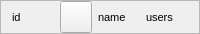
<?xml version="1.0" encoding="UTF-8"?>
<ui version="4.0">
 <class>cPadInfoView</class>
 <widget class="QFrame" name="cPadInfoView">
  <property name="geometry">
   <rect>
    <x>0</x>
    <y>0</y>
    <width>200</width>
    <height>34</height>
   </rect>
  </property>
  <property name="sizePolicy">
   <sizepolicy hsizetype="Preferred" vsizetype="Minimum">
    <horstretch>0</horstretch>
    <verstretch>0</verstretch>
   </sizepolicy>
  </property>
  <property name="minimumSize">
   <size>
    <width>200</width>
    <height>34</height>
   </size>
  </property>
  <property name="maximumSize">
   <size>
    <width>200</width>
    <height>34</height>
   </size>
  </property>
  <property name="font">
   <font>
    <pointsize>8</pointsize>
   </font>
  </property>
  <property name="windowTitle">
   <string>Frame</string>
  </property>
  <property name="frameShape">
   <enum>QFrame::StyledPanel</enum>
  </property>
  <property name="frameShadow">
   <enum>QFrame::Raised</enum>
  </property>
  <layout class="QHBoxLayout" name="horizontalLayout">
   <property name="topMargin">
    <number>0</number>
   </property>
   <property name="bottomMargin">
    <number>0</number>
   </property>
   <item>
    <widget class="QLabel" name="idLabel">
     <property name="text">
      <string>id</string>
     </property>
    </widget>
   </item>
   <item>
    <widget class="QPushButton" name="iconPushButton">
     <property name="minimumSize">
      <size>
       <width>32</width>
       <height>32</height>
      </size>
     </property>
     <property name="maximumSize">
      <size>
       <width>32</width>
       <height>32</height>
      </size>
     </property>
     <property name="text">
      <string/>
     </property>
    </widget>
   </item>
   <item>
    <widget class="QLabel" name="nameLabel">
     <property name="text">
      <string>name</string>
     </property>
    </widget>
   </item>
   <item>
    <widget class="QLabel" name="usersLabel">
     <property name="text">
      <string>users</string>
     </property>
    </widget>
   </item>
  </layout>
 </widget>
 <resources/>
 <connections/>
</ui>
